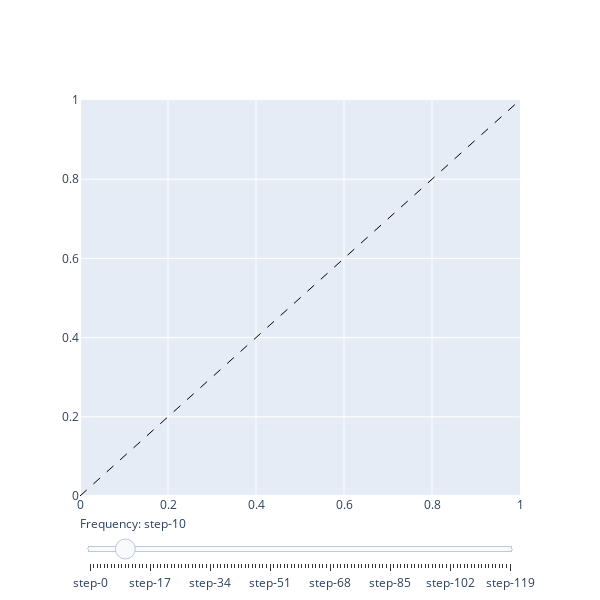

Source (notebook cell):
### Code cell
import plotly.graph_objects as go

# works only with dimensions up to 2
layer = 1

fig = go.Figure()

fig = go.Figure()
fig.add_trace(go.Scatter(
    visible = True,
    x=[0, 1],
    y=[0, 1],
    mode="lines",
    line={"dash": "dash", "width": 1, "color": "black"},
    showlegend=False,
    hoverinfo="none"
    ))

# Add traces, one for each slider step
dims = [0,1]
for step in range(tries//4):
    diagram = all_diagrams[0][layer][step * 4]
    diagram = diagram[diagram[:, 0] != diagram[:, 1]]

    for dim in dims:
        sub_diagram = diagram[diagram[:, 2] == dim]
        
        fig.add_trace(
            go.Scatter(visible = False, x = sub_diagram[:, 0], y = sub_diagram[:, 1], 
                    mode = "markers", 
                    name = f"step {4 * step}, H{dim}")
        )

# Create and add slider
steps = []

for i in range(1, len(fig.data), 2):
    step = dict(
        method="update",
        args=[{"visible": [False] * len(fig.data)},
              {"title": "Slider switched to step: " + str(i)}],  # layout attribute
    )
    # print(i)
    step["args"][0]["visible"][i] = True  # Toggle i'th trace to "visible"
    step["args"][0]["visible"][i+1] = True  # Toggle i'th trace to "visible"
    steps.append(step)

sliders = [dict(
    active=10,
    currentvalue={"prefix": "Frequency: "},
    pad={"t": 16},
    steps=steps
)]

fig.update_layout(
    sliders=sliders, 
    xaxis = dict(range=[0,1]), 
    yaxis = dict(range=[0,1]),
    width = 600, 
    height = 600
)

fig.show()
